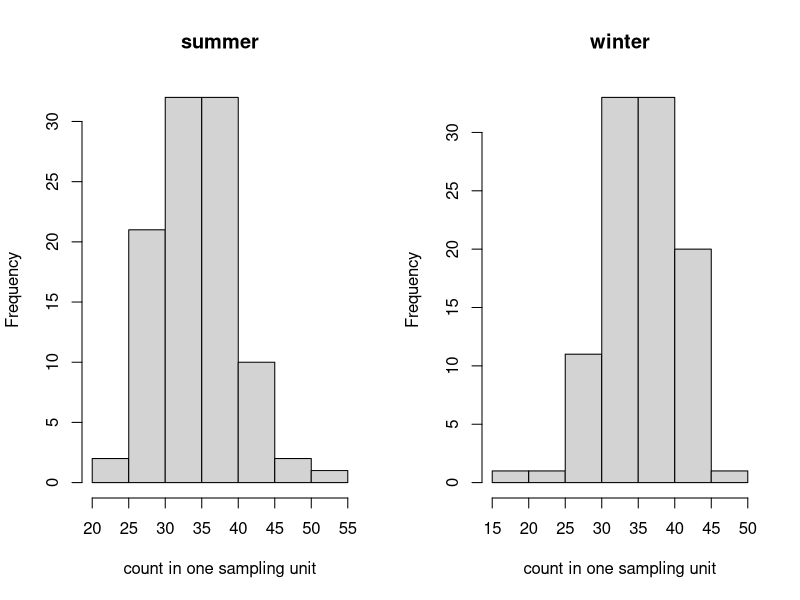
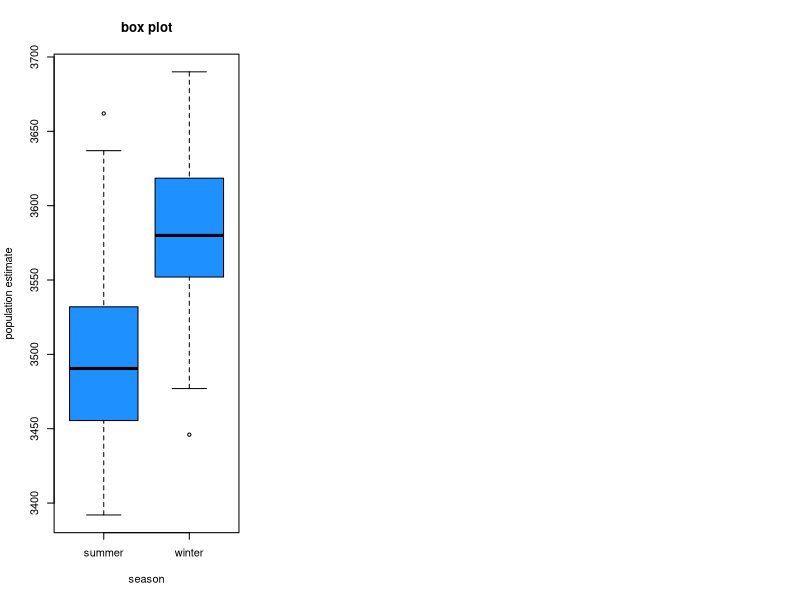

Reproduce these figures in R, in order. (Note: this script raises an error after producing the figures.)
rm(list=ls())
library(vioplot)
library(sm)
library(beeswarm)
library(boot)
# to install vioplot, check "install dependencies". When asked do you
# want to use sources that require compilation answer "n".

# Create data
summer.perunit <-rpois(100,35)
winter.perunit <-rpois(100,35)
data <-data.frame(summer.perunit, winter.perunit)

# graph variability in counts as a histogram
par(mfrow=c(1,2))
hist(data$summer.perunit, main = "summer", xlab = "count in one sampling unit")
hist(data$winter.perunit, main = "winter", xlab = "count in one sampling unit")

# calculate the bootstrapped estimates of the population size
# function to obtain R-Squared from the data
abundance.est <- function(K,data,indices) {
  d <- data[indices]
  abundance <- K*mean(d)
  return(abundance)
}

# bootstrapping with 100 replications
results.winter <- boot(data=winter.perunit, statistic=abundance.est,
                       R=100, K=100)
# bootstrapping with 100 replications
results.summer <- boot(data=summer.perunit, statistic=abundance.est,
                       R=100, K=100)

# view results of the 100 replicated population abundance calculations
# for winter
results.winter$t

season = c(rep('summer',100), rep('winter',100))
popn.est=c(results.summer$t,results.winter$t)
data2 = data.frame(season = season, popn.est = popn.est)


par(mfrow= c(1,3))
boxplot(popn.est~season, ylab = "population estimate", col = "dodgerblue", main = "box plot", xlab = "season")
vioplot(results.summer$t, results.winter$t, names=c("summer", "winter"), col="gold", main = "violin plot", xlab = "season")
beeswarm(popn.est~season, pch=16, main = "beeswarm plot")

# get 95% confidence interval
boot.ci(results.summer, type="bca")
boot.ci(results.winter, type="bca")
